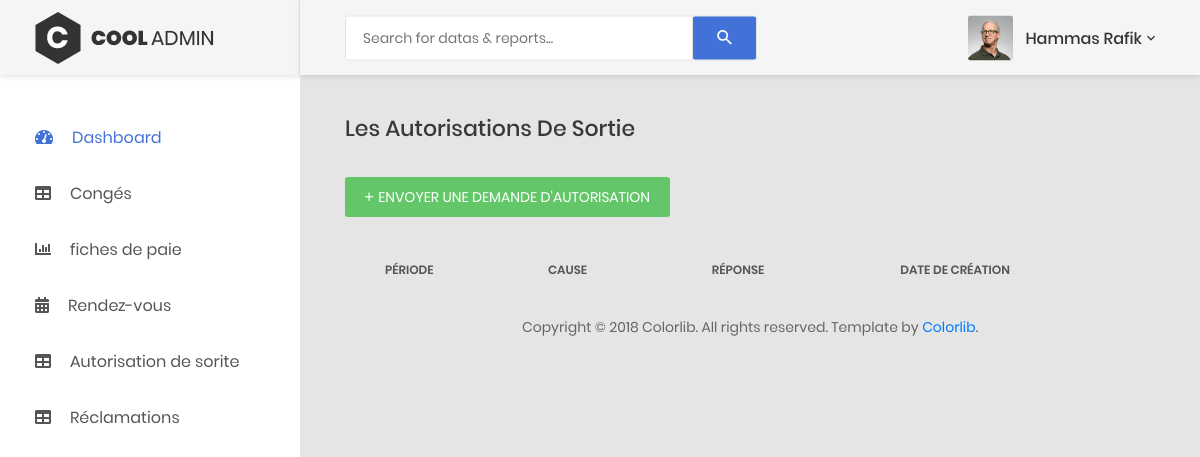
The app's page /personnel/ds.php (signed in), older data.
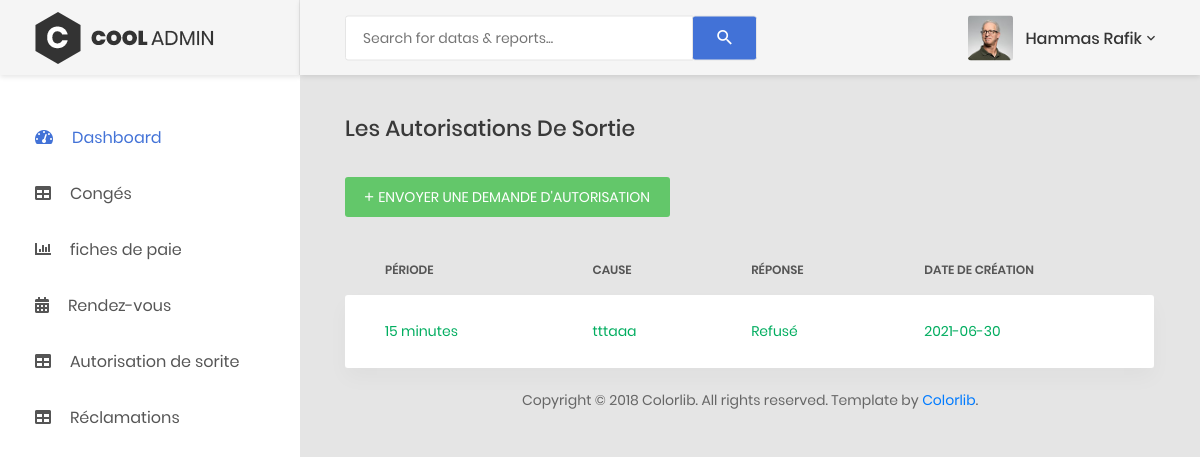
The same page, newer data.
### tables this page shows
CREATE TABLE `ds` (
  `dsid` int(100) NOT NULL,
  `pid` int(100) NOT NULL,
  `periode` varchar(250) NOT NULL,
  `cause` varchar(250) NOT NULL,
  `reponse` varchar(250) NOT NULL,
  `created` varchar(250) NOT NULL
);

### personnel/inc/config.php (called while the page is built, shortened)
<?php
	  if(isset($_SESSION["personnel"])){
	  $userid = $_SESSION["personnel"];
	}
	else{
		$userid="";
	}
	?>

### personnel/inc/demande.php (called while the page is built, shortened)
<?php
function GetdesList($conn,$pid)
{
    $sqlq = mysqli_query($conn,"SELECT ds.dsid, ds.pid, ds.periode, ds.cause, ds.reponse, ds.created FROM ds INNER JOIN personnel on personnel.pid = ds.pid where ds.pid=$pid");
    $data =array();
    while($row =mysqli_fetch_assoc($sqlq))
    {
        $data[] = $row;
    }
    return $data;
}
?>

### personnel/ds.php (the view, shortened to what this page needs)
<?php include('components/header.php') ?>
        <div class="main-content">
          <div class="section__content section__content--p30">
            <div class="container-fluid">
              <div class="row">
                <div class="col-md-12">
                  <h3 class="title-5 m-b-35">Les autorisations de sortie</h3>
                  <div class="table-data__tool">
                    <div class="table-data__tool-right">
                      <a
                        href="#"
                        data-toggle="modal"
                        data-target="#newdemande"
                        class="au-btn au-btn-icon au-btn--green au-btn--small"
                      >
                        <i class="zmdi zmdi-plus"></i>Envoyer une demande d'autorisation
                      </a>
                    </div>
                  </div>
                  <div class="table-responsive table-responsive-data2">
                    <table class="table table-data2">
                      <thead>
                        <tr>
                          <th>Période</th>
                          <th>Cause</th>
                          <th>Réponse</th>
                          <th>Date de création</th>
                        </tr>
                      </thead>
                      <tbody>
                      <?php $congedata= GetdesList($conn,$userid);
                        foreach($congedata as $cog) {
                      ?>
                        <tr class="tr-shadow">
                          <td>
                            <span class="status--process"><?php echo $cog['periode']; ?> minutes</span>
                          </td>
                          <td>
                            <span class="status--process"><?php echo $cog['cause']; ?></span>
                          </td>
                          <td>
                          <?php
                          if($cog['reponse'] ==0){
                            echo'<span class="status--process">Refusé</span>';
                          } elseif($cog['reponse'] ==1){
                            echo'<span class="status--process">En cours</span>';
                           }
                          elseif($cog['reponse'] ==2){
                            echo'<span class="status--process">Accepté</span>';
                          }
                          ?>
                          </td>
                          <td>
                            <span class="status--process"><?php echo $cog['created']; ?></span>
                          </td>
                        </tr>
                        <?php } ?>
                      </tbody>
                    </table>
                  </div>
                </div>
              </div>
              <div class="row">
                <div class="col-md-12">
                  <div class="copyright">
                    <p>
                      Copyright © 2018 Colorlib. All rights reserved. Template
                      by <a href="https://colorlib.com">Colorlib</a>.
                    </p>
                  </div>
                </div>
              </div>
            </div>
          </div>
        </div>
      </div>
    </div>
    <?php include('components/footer.php') ?>

Row changes from the older to the newer data that the page shows:
added ds: periode "15", cause "tttaaa", reponse "Refusé", created "2021-06-30"
